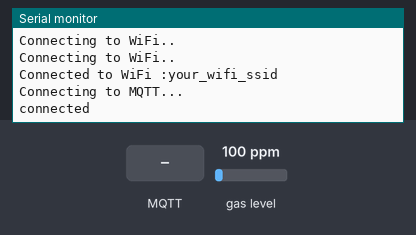
This sketch was run on a simulated ESP8266 (NodeMCU). On the bench: the last lines printed to the serial monitor. The inputs (shaded band) are chosen by the test bench; at power-on: gas level 100 ppm. WiFi joins after 1.5 s; servers stay silent unless stated; no MQTT or app messages arrive unless stated.

Above: at 3.7 s.
3.8 s: MQTT message "1" arrives on the first subscribed topic
At 5.0 s:
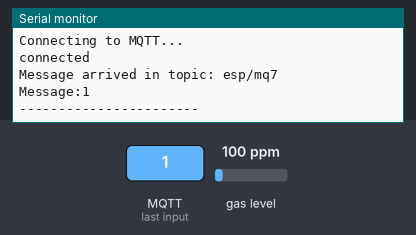
6.0 s: MQTT message "on" arrives on the first subscribed topic
At 7.7 s:
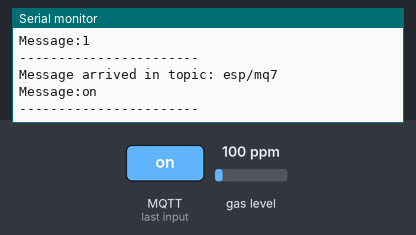
8.0 s: MQTT message "off" arrives on the first subscribed topic
At 9.4 s:
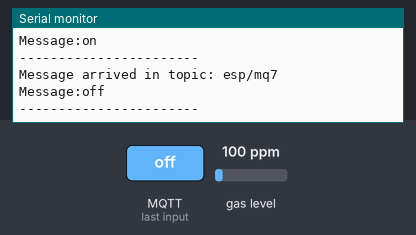

The sketch:

nodemcu_mq7.ino
```cpp
#include <ESP8266WiFi.h>
#include <PubSubClient.h>
#include "MQ7.h"

//#define LED 2

MQ7 mq7(A0,5.0);

//Enter your wifi credentials
const char* ssid = "your_wifi_ssid";
const char* password =  "your_wifi_password";

//Enter your mqtt server configurations
const char* mqttServer = "your_mqtt_server";    //Enter Your mqttServer address
const int mqttPort = 1883;       //Port number
const char* mqttUser = ""; //User
const char* mqttPassword = ""; //Password

String co2_str;
char co2[50];

WiFiClient espClient;
PubSubClient client(espClient);

void setup() {
  delay(1000);
  //pinMode(LED,OUTPUT);
  Serial.begin(115200);

  WiFi.begin(ssid, password);

  while (WiFi.status() != WL_CONNECTED) {
    delay(500);
    Serial.println("Connecting to WiFi..");
  }
  Serial.print("Connected to WiFi :");
  Serial.println(WiFi.SSID());

  client.setServer(mqttServer, mqttPort);
  client.setCallback(MQTTcallback);

  while (!client.connected()) {
    Serial.println("Connecting to MQTT...");

    if (client.connect("ESP8266", mqttUser, mqttPassword )) {

      Serial.println("connected");

    } else {

      Serial.print("failed with state ");
      Serial.println(client.state());  //If you get state 5: mismatch in configuration
      delay(2000);

    }
  }

  client.publish("esp/mq7", "Hello from ESP8266");
  client.subscribe("esp/mq7");

}

void MQTTcallback(char* topic, byte* payload, unsigned int length) {

  Serial.print("Message arrived in topic: ");
  Serial.println(topic);

  Serial.print("Message:");

  String message;
  for (int i = 0; i < length; i++) {
    message = message + (char)payload[i];  //Conver *byte to String
  }
   Serial.print(message);
  //if(message == "#on") {digitalWrite(BUILTIN_LED,LOW);}   //LED on
  //if(message == "#off") {digitalWrite(BUILTIN_LED,HIGH);} //LED off

  Serial.println();
  Serial.println("-----------------------");
}

void loop() {
  client.loop();
  float concentration = mq7.getPPM();
  delay(1000);
  co2_str = String(concentration); //converting co2 ppm to float
  co2_str.toCharArray(co2, co2_str.length() + 1); //packaging up the data to publish to mqtt whoa...
  client.publish("esp/mq7", co2);

}
```

Measured:
- after the input at 3.8 s, the serial monitor: prints a new line after 0.76 s (image 1)
- after the input at 6.0 s, the serial monitor: prints a new line after 0.56 s (image 2)
- after the input at 8.0 s, the serial monitor: prints a new line after 0.56 s (image 3)
